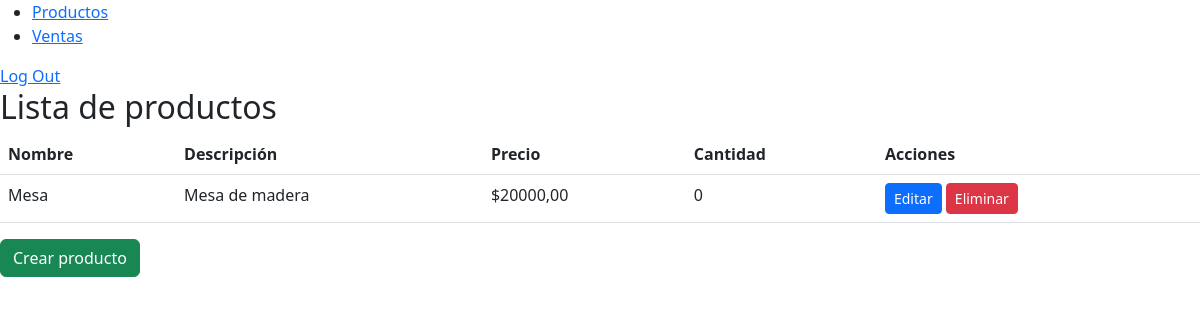
The page /reporte_existencias/ (signed in) on the database as committed earlier.
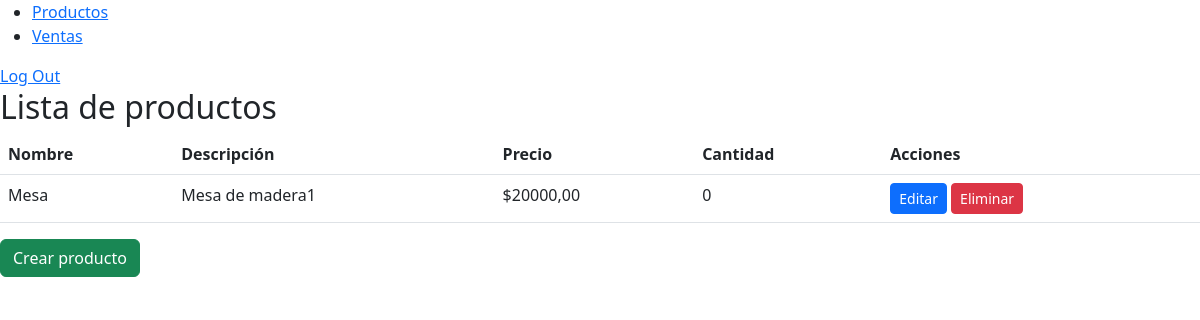
The same page on the database as committed later.
### Inventario/models.py (models this page shows, shortened)
class Producto(models.Model):
    nombre = models.CharField(max_length=100)
    descripcion = models.TextField()
    precio = models.DecimalField(max_digits=8, decimal_places=2)
    cantidad = models.IntegerField()

### Inventario/views.py (the view)
# urls.py: path('reporte_existencias/', views.reporte_existencias, name='reporte_existencias'),
@login_required
def reporte_existencias(request):
    productos = Producto.objects.all()
    return render(request, 'Inventario/reporte_existencias.html', {'productos': productos})

### Inventario/templates/Inventario/reporte_existencias.html
{% extends 'Inventario/base.html' %}
{% block content %}
  <h2>Lista de productos</h2>
  <table class="table table-hover">
    <thead>
      <tr>
        <th>Nombre</th>
        <th>Descripción</th>
        <th>Precio</th>
        <th>Cantidad</th>
        <th>Acciones</th>
      </tr>
    </thead>
    <tbody>
      {% for producto in productos %}
      <tr>
        <td>{{ producto.nombre }}</td>
        <td>{{ producto.descripcion }}</td>
        <td>${{ producto.precio }}</td>
        <td>{{ producto.cantidad }}</td>
        <td>
          <a href="{% url 'editar_producto' producto.id %}" class="btn btn-sm btn-primary">Editar</a>
          <a href="{% url 'eliminar_producto' producto.id %}" class="btn btn-sm btn-danger">Eliminar</a>
        </td>
      </tr>
      {% empty %}
      <tr>
        <td colspan="5">No hay productos registrados.</td>
      </tr>
      {% endfor %}
    </tbody>
  </table>
  <a href="{% url 'crear_producto' %}" class="btn btn-success">Crear producto</a>
{% endblock %}

Rows that differ between the two databases and show on the page:
changed Producto "Mesa": descripcion "Mesa de madera" → "Mesa de madera1"
